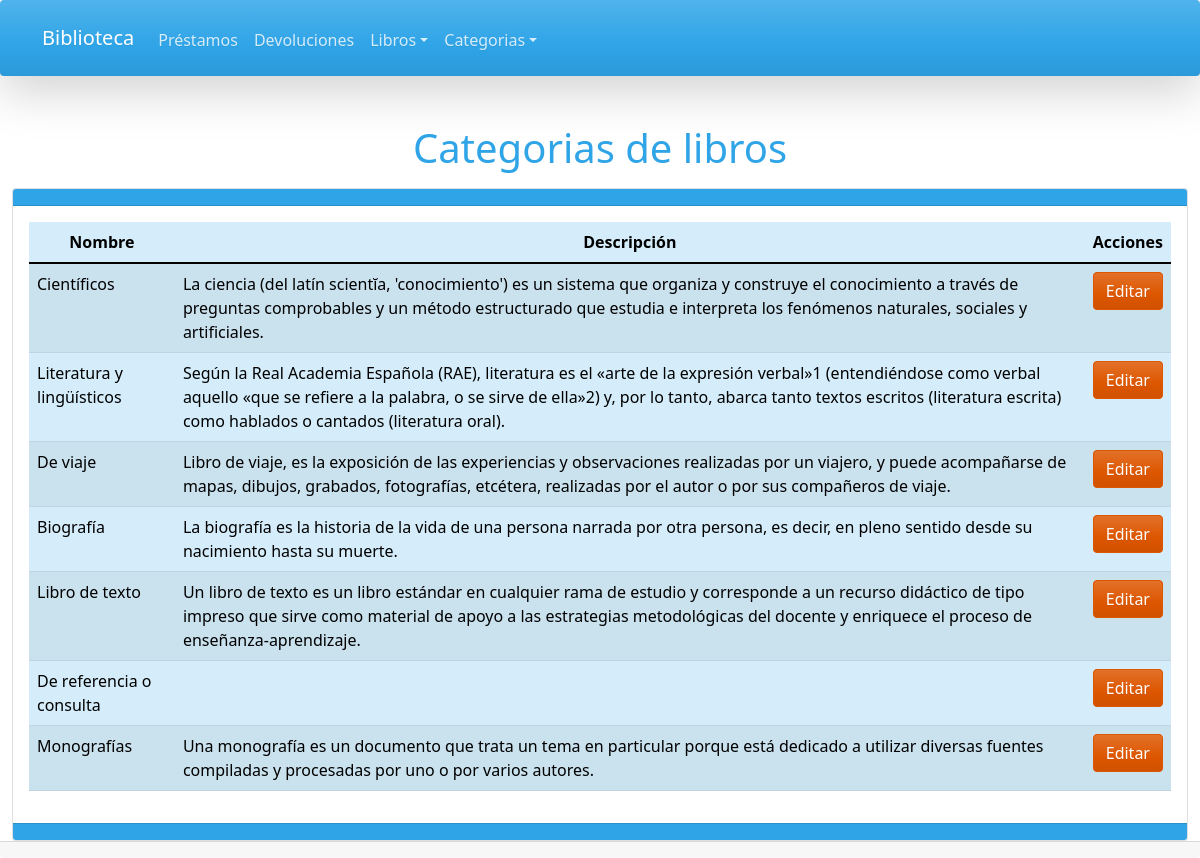
Before: /resources/sections/Categorias.php with the older database file.
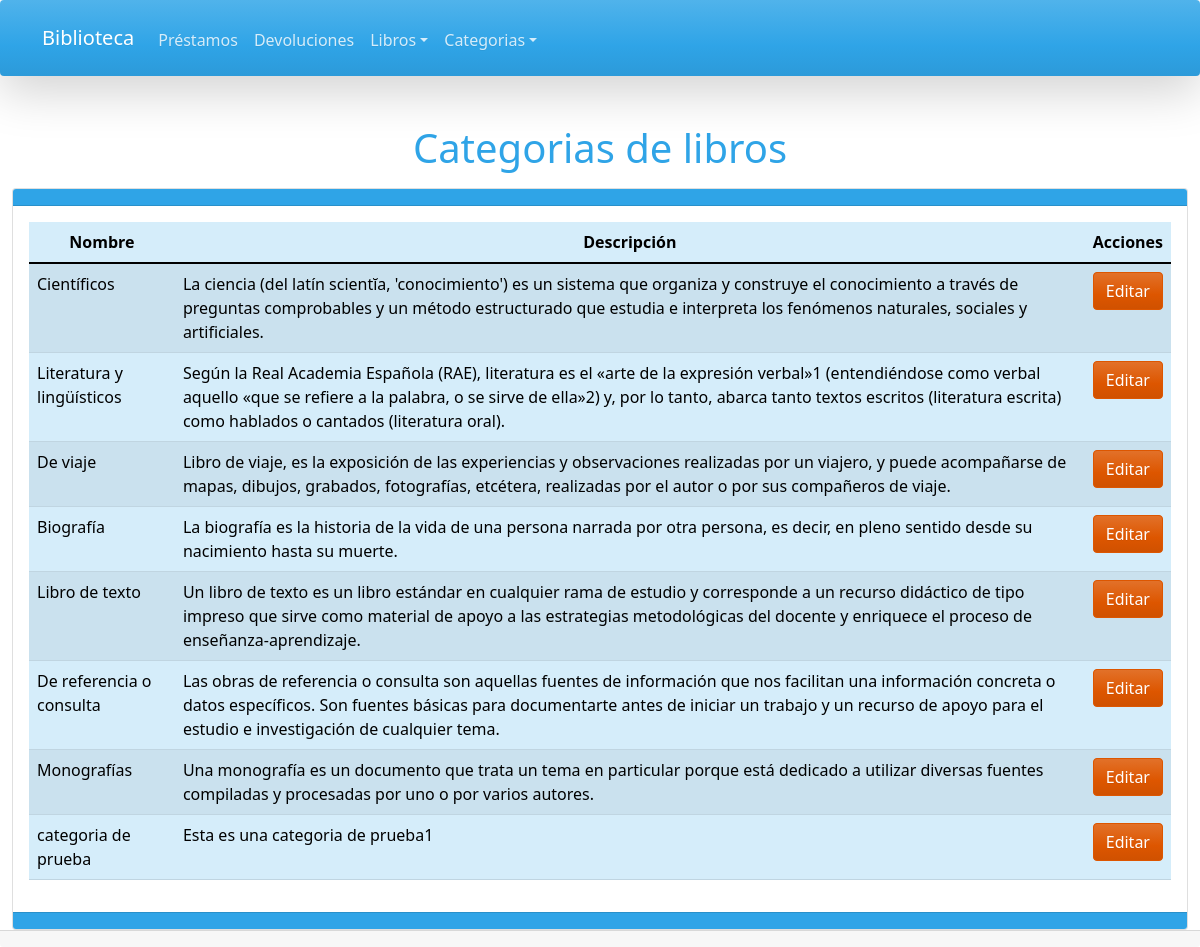
After: the same page with the newer database file.
### resources/classes/connections/ConexionBD.php (called while the page is built, shortened)
<?php
class ConexionBD implements IEjecutarSQL
{
    private $pdo;
    public function __construct($host, $bd_name, $username, $password)
    {
        try {
            $this->pdo = new PDO("mysql:host=$host;dbname=$bd_name", $username, $password, [PDO::ATTR_ERRMODE => PDO::ERRMODE_WARNING]);
            if ($this->pdo instanceof PDO) {
                return $this->pdo;
            } else {
                throw new Exception(message: "Database not found");
            }
        } catch (PDOException $e) {
            die($e->getMessage());
        }
    }
    function ejecutaSQL($sql)
    {
        $query = $this->pdo->prepare($sql);
        $query->execute();
        return $query->fetchAll(PDO::FETCH_ASSOC);
    }
}

### resources/classes/controllers/Intermediario.php (called while the page is built, shortened)
<?php
require_once CONNECTIONS . "/ConexionBD.php";
class Intermediario
{
    private $conexion;
    function __construct(ConexionBD $conexion = null)
    {
        $this->conexion = $conexion == null ? new ConexionBD("localhost", "bd_biblioteca", "root", "") : $conexion;
    }
    public function obtenerDeBD($valor)
    {
        $sql = "SELECT * FROM `$valor`";
        switch ($valor) {
            case 'tipos-de-libros':
                $listaTiposDeLibros = $this->conexion->ejecutaSQL($sql);
                return $listaTiposDeLibros;
                break;
        }
    }
}

### resources/sections/Categorias.php (the view, shortened to what this page needs)
<?php
require_once CONTROLLERS . "/Intermediario.php";
include_once TEMPLATES . "/Cabecera.php";
$listaDeCategorias = new Intermediario();
$categorias = $listaDeCategorias->obtenerDeBD("tipos-de-libros");
?>
<h1 class="text-center pb-2">Categorias de libros</h1>
<body>
    <div class="container-fluid">
        <div class="card">
            <div class="card-header bg-primary">
            </div>
            <div class="card-body">
                <table class="table table-striped table-primary" id="tabla-categorias">
                    <thead class="text-center">
                        <tr>
                            <th>Nombre</th>
                            <th>Descripción</th>
                            <th>Acciones</th>
                        </tr>
                    </thead>
                    <tbody>
                        <?php
                        foreach ($categorias as $categoria) { ?>
                        <tr>
                            <td><?php echo $categoria["nombre"] ?></td>
                            <td><?php echo $categoria["descripcion"] ?></td>
                            <td><a href="AgregarCategorias.php?id=<?php echo $categoria["idtipoLibro"]  ?>"
                                    class="btn w-90 btn-warning">Editar</a></td>
                        </tr>
                        <?php } ?>
                    </tbody>
                </table>
            </div>
            <div class="card-footer bg-primary text-muted">
            </div>
        </div>
    </div>
</body>
<?php
include_once TEMPLATES . "/Pie.php";
?>

Changed rows visible on the page:
changed tipos-de-libros "De referencia o consulta": descripcion (not shown) → "Las obras de referencia o consulta son aquellas fuentes de información que nos facilitan una información concreta o datos específicos. Son fuentes básicas para documentarte antes de iniciar un trabajo y un recurso de apoyo para el estudio e investigación de cualquier tema."
added tipos-de-libros: nombre "categoria de prueba", descripcion "Esta es una categoria de prueba1"
